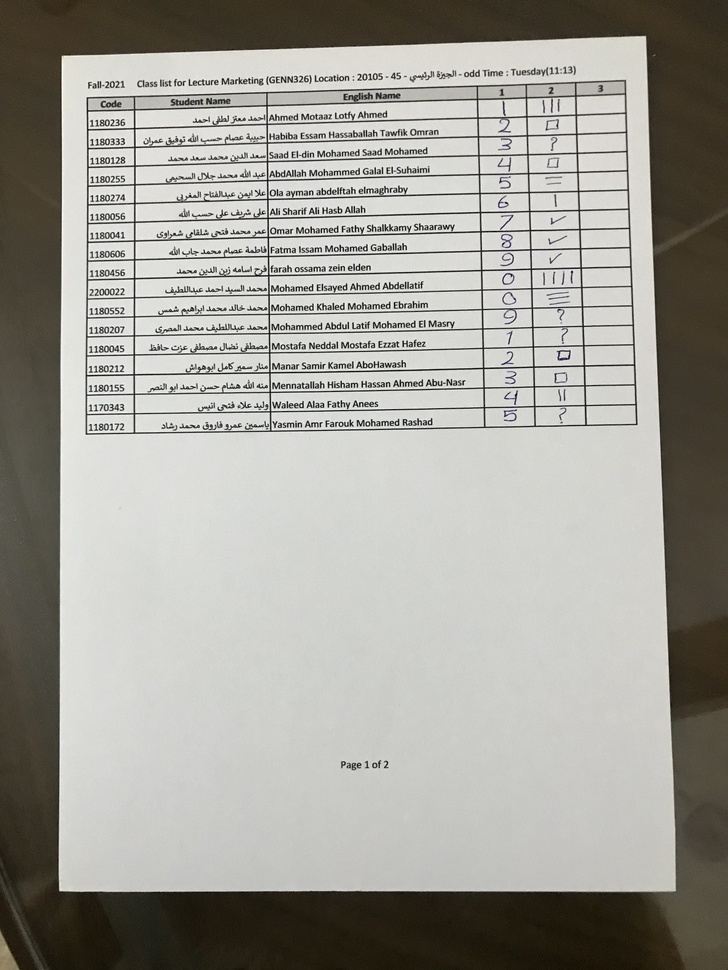
#> input picture Module1/dataSet/1.jpg, 728 x 970 px, shrunk from 3024 x 4030 before the run, found by its file name
$ jupyter execute --allow-errors Module1.ipynb   (shell and % lines are left out)
#> lines starting #> are read from the running program, lines starting #| are printed output that depends on the picture; after the words box and inside, x2 and y2 are one past the last pixel; in counts of white or black regions, pixels touching at a corner belong together
#> further down, img is the input picture: shape (970, 728, 3); mean B, G, R 152.7, 159.6, 161.2
[cell 1]
# !pip uninstall opencv-python
# !pip install xlwt

# !pip install opencv-python
# !pip install pytesseract
# !conda install pandas
# !pip install easyocr
# !pip install pytesseract

[cell 2]
from commonfunctions import *
import pytesseract
import utlis
import cv2
import numpy as np
import pandas as pd
import matplotlib.pyplot as plt
import os
try:
    from PIL import Image
except ImportError:
    import Image

pytesseract.pytesseract.tesseract_cmd = r"C:\Users\ahmed\AppData\Local\Programs\Tesseract-OCR\tesseract.exe"

[cell 3]
# Functions [show, scann]

def _imshow(img):
    cv2.imshow('image', img)
    plt.show()
    # specify a wait key from keyboard
    k = cv2.waitKey(0) & 0xFF
#> (key Esc is pressed here)

    if k == 27: #esc in keyboard
        cv2.destroyAllWindows() #close the window

    elif k == ord('s'): #if order is s save the image
        cv2.imwrite('Test.png', img) #write image in your pc
        cv2.destroyAllWindows() # close the window

def _scannar(img):
    heightImg = img.shape[1]
    widthImg  = img.shape[0]
    imgBlank = np.zeros((heightImg,widthImg, 3), np.uint8) # CREATE A BLANK IMAGE FOR TESTING DEBUGING IF REQUIRED
    # imgGray = cv2.cvtColor(img, cv2.COLOR_RGB2GRAY) # CONVERT IMAGE TO GRAY SCALE
    imgBlur = cv2.GaussianBlur(img, (3, 3), 1) # ADD GAUSSIAN BLUR
    imgBlur = img

    imgsobel = sobel(imgBlur)
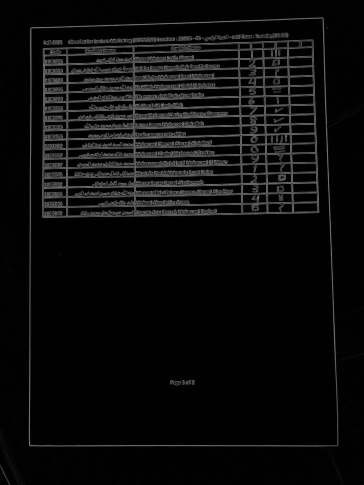
#> imgsobel: shape (970, 728) float64 (shown at 1/2 size); min 0, max 0.645, mean 0.0495
    imgThreshold = cv2.Canny(imgBlur,100,150) # APPLY CANNY BLUR
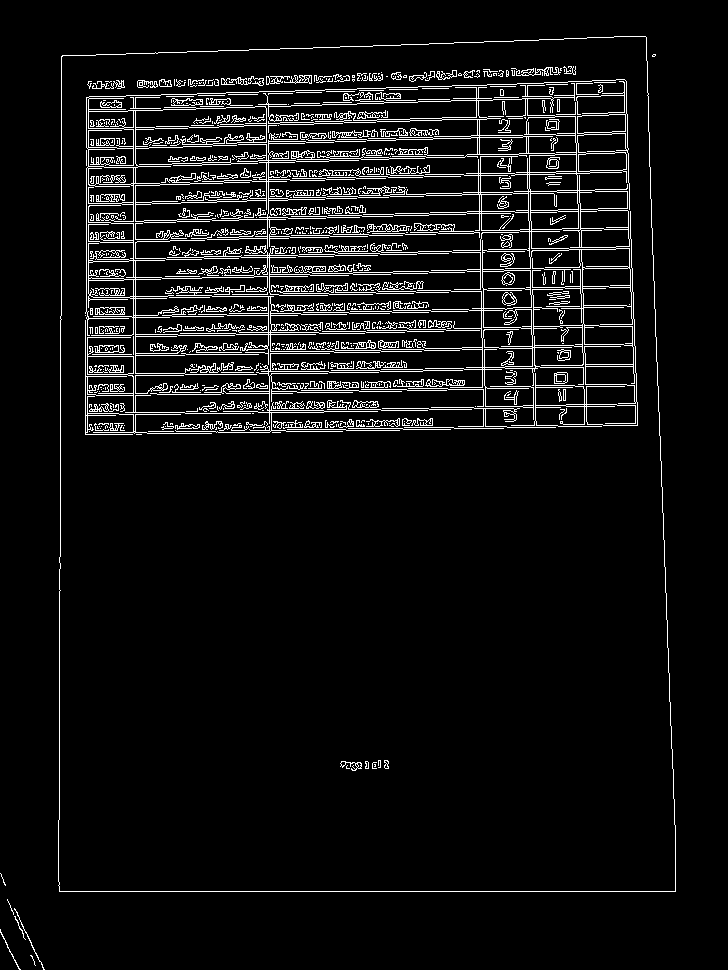
#> imgThreshold: shape (970, 728); 6.5% white in thin lines or dots, all inside (x1, y1, x2, y2) = (0, 36, 676, 970)
    kernel = np.ones((3, 3))
    imgDial = cv2.dilate(imgThreshold, kernel, iterations=2) # APPLY DILATION
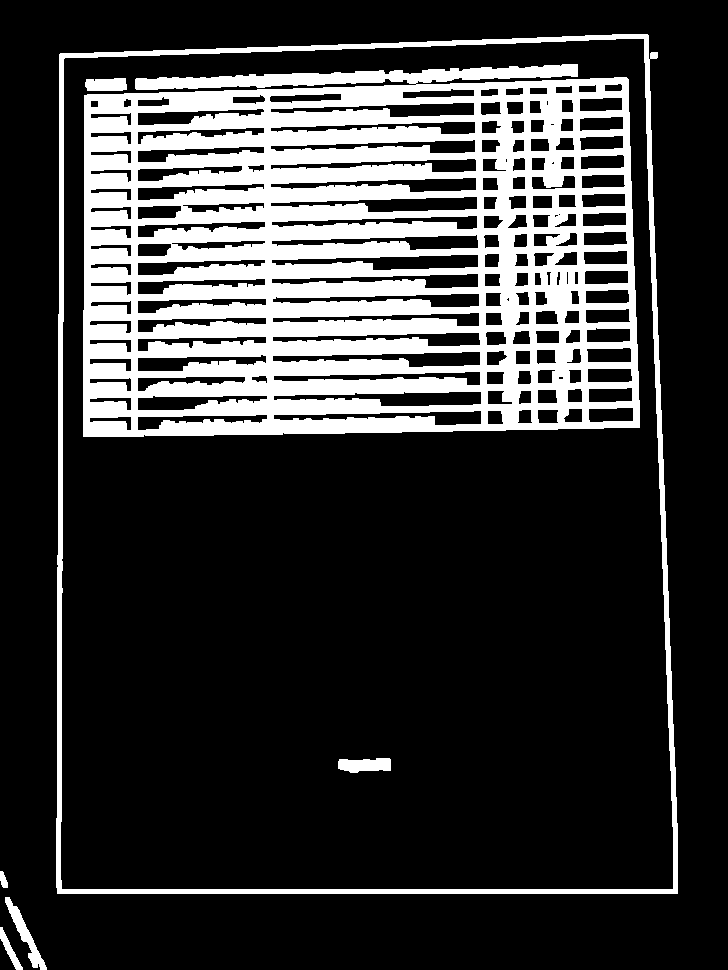
#> imgDial: shape (970, 728); 21.5% white; 7 white regions, largest, box (x1, y1, x2, y2) and area: (83, 64, 640, 437) 135170, (56, 34, 678, 894) 14748, (5, 897, 47, 970) 731
    imgThreshold = cv2.erode(imgDial, kernel, iterations=1)  # APPLY EROSION
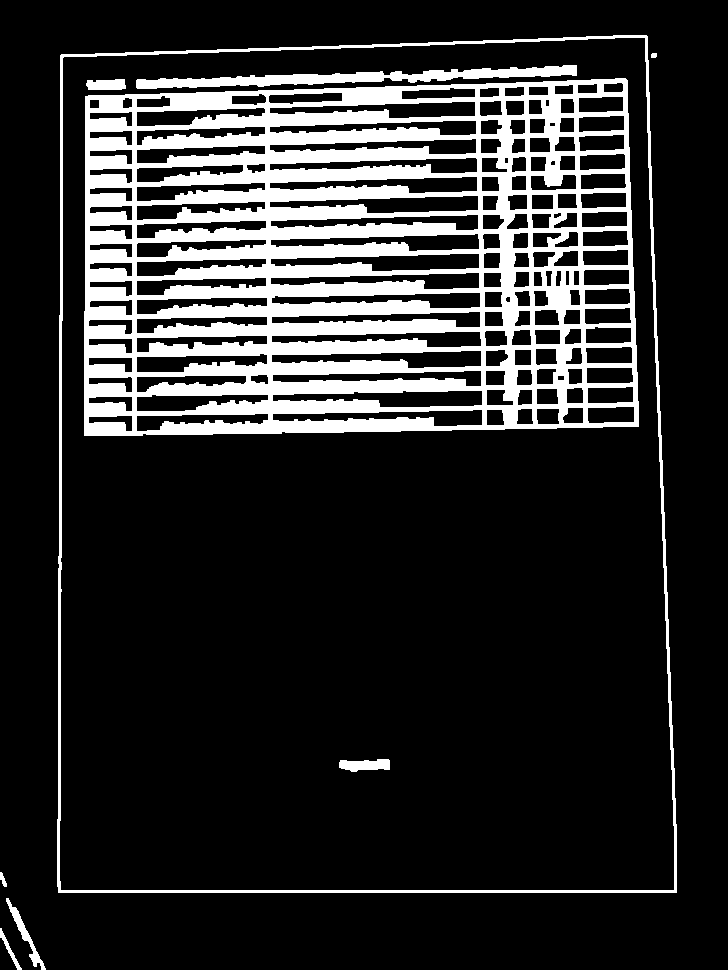
#> imgThreshold: shape (970, 728); 17% white; 9 white regions


    ## FIND ALL COUNTOURS
    imgContours = img.copy() # COPY IMAGE FOR DISPLAY PURPOSES
    imgBigContour = img.copy() # COPY IMAGE FOR DISPLAY PURPOSES
    contours, hierarchy = cv2.findContours(imgThreshold, cv2.RETR_EXTERNAL, cv2.CHAIN_APPROX_SIMPLE) # FIND ALL CONTOURS
#> contours = 5 contours, 1 with area under 20; largest, box (x1, y1, x2, y2) and area: (57, 35, 677, 893) 510863, (6, 898, 46, 970) 408, (0, 928, 22, 970) 132, (0, 872, 7, 887) 39
    cv2.drawContours(imgContours, contours, -1, (0, 255, 0), 10) # DRAW ALL DETECTED CONTOURS
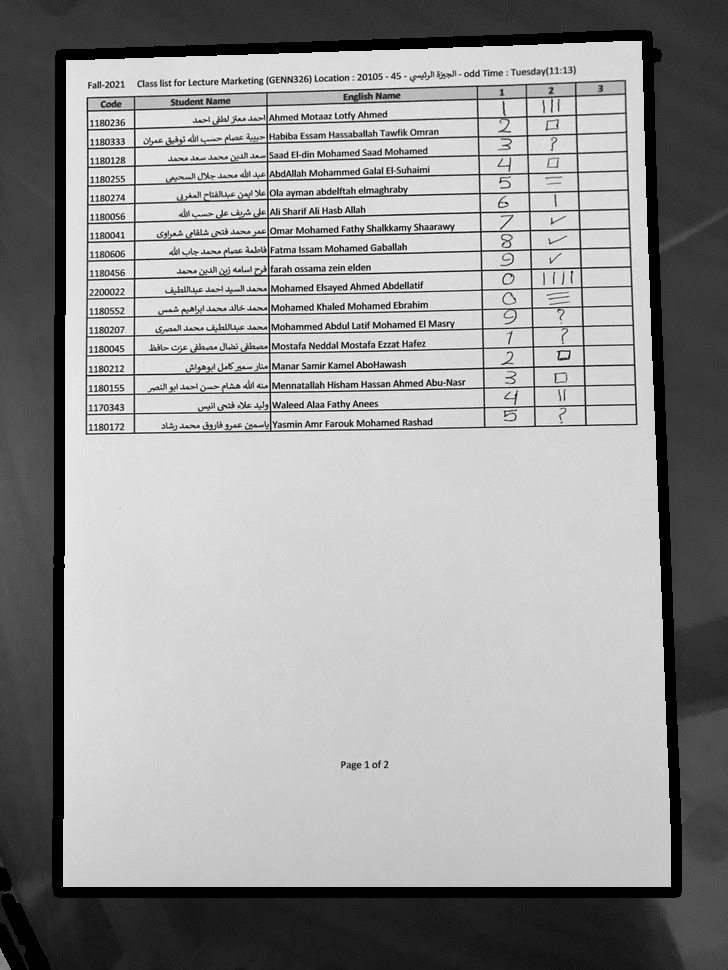
#> imgContours: shape (970, 728); min 0, max 255, mean 153.8
    imgThreshold = cv2.cvtColor(imgThreshold,cv2.COLOR_BAYER_BG2BGR)
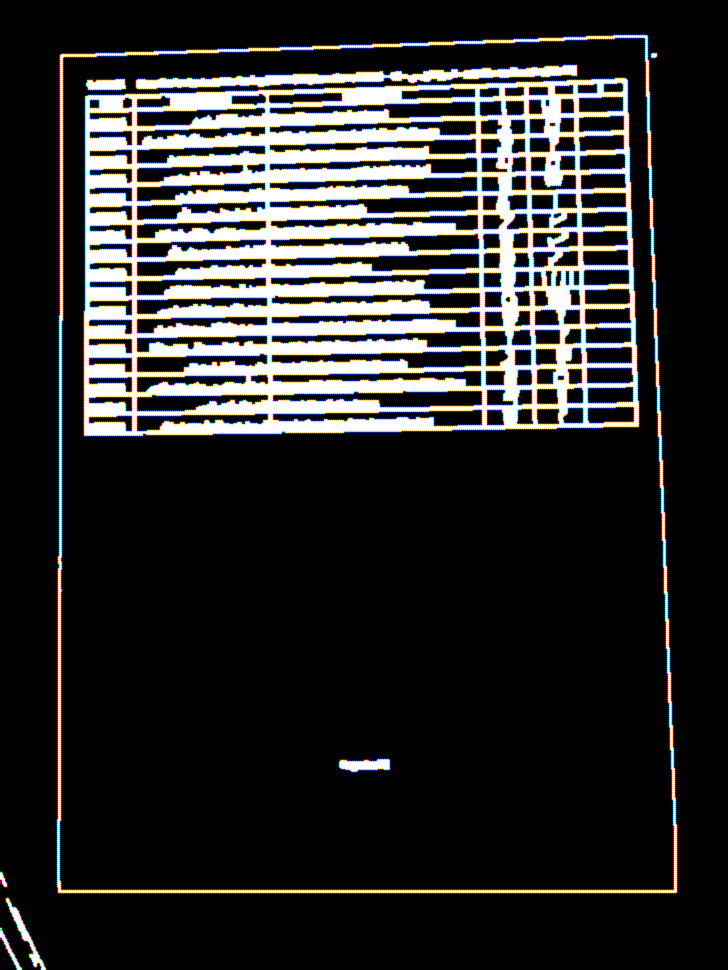
#> imgThreshold: shape (970, 728, 3); mean B, G, R 43.1, 43.4, 43.8


    # FIND THE BIGGEST COUNTOUR
    biggest, maxArea = utlis.biggestContour(contours) # FIND THE BIGGEST CONTOUR

    if biggest.size != 0:
        biggest=utlis.reorder(biggest)
        cv2.drawContours(imgBigContour, biggest, -1, (0, 255, 0), 20) # DRAW THE BIGGEST CONTOUR
        imgBigContour = utlis.drawRectangle(imgBigContour,biggest,2)
        pts1 = np.float32(biggest) # PREPARE POINTS FOR WARP
        pts2 = np.float32([[0, 0],[widthImg, 0], [0, heightImg],[widthImg, heightImg]]) # PREPARE POINTS FOR WARP
        matrix = cv2.getPerspectiveTransform(pts1, pts2)
        imgWarpColored = cv2.warpPerspective(img, matrix, (widthImg, heightImg))

        #REMOVE 20 PIXELS FORM EACH SIDE
        imgWarpColored=imgWarpColored[20:imgWarpColored.shape[0] - 20, 20:imgWarpColored.shape[1] - 20]

        # APPLY ADAPTIVE THRESHOLD
        # imgAdaptiveThre= cv2.adaptiveThreshold(imgWarpColored, 255, 1, 1, 7, 2)
        # imgAdaptiveThre = cv2.bitwise_not(imgAdaptiveThre)
        imgAdaptiveThre=cv2.medianBlur(imgWarpColored,3)

    thres = 160
    img_bin = np.copy(imgAdaptiveThre)
    img_bin[imgAdaptiveThre < thres] = 0
    img_bin[imgAdaptiveThre >= thres] = 255
    img = img_bin
    # _imshow(img)
    show_images([img_bin])
    return img

[cell 4]
# Read img wit GRAY scale
file = r"dataSet\1.jpg"
img = cv2.imread(file) # 0 for gray scale , 1 for color , -1 for alpha channel
img_gray = cv2.cvtColor(img, cv2.COLOR_BGR2GRAY)
_imshow(img_gray)
# cv2.imshow('image', img)
# plt.show()
# # specify a wait key from keyboard
# k = cv2.waitKey(0) & 0xFF

# if k == 27: #esc in keyboard
#     cv2.destroyAllWindows() #close the window

# elif k == ord('s'): #if order is s save the image
#     cv2.imwrite('Test.png', img) #write image in your pc
#     cv2.destroyAllWindows() # close the window

$ run again, with Module1/dataSet/10.jpg copied over Module1/dataSet/1.jpg
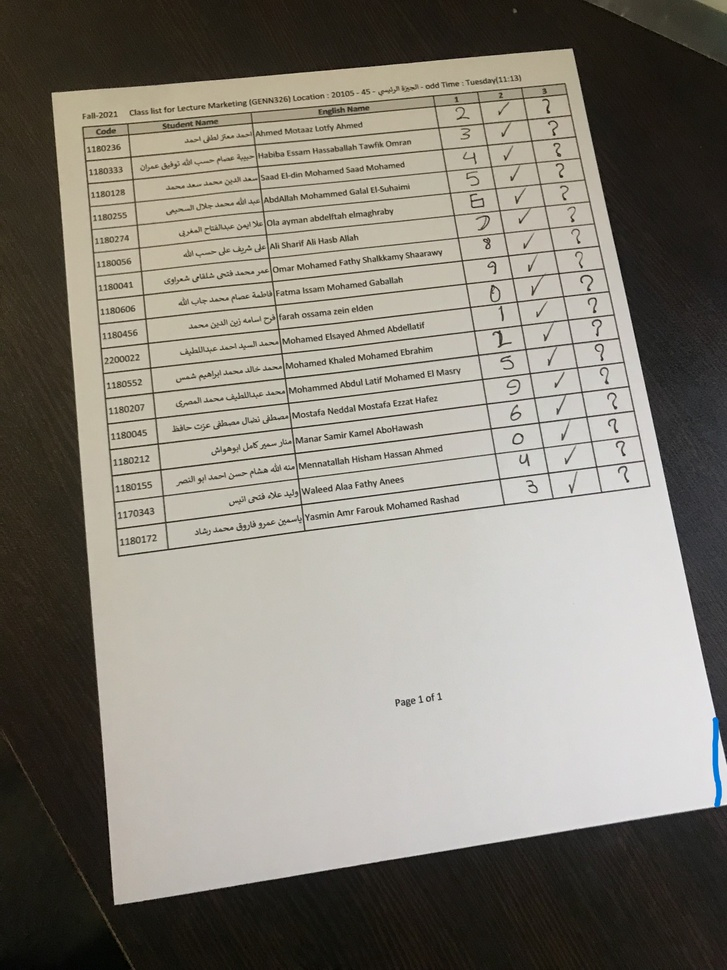
#> input picture Module1/dataSet/10.jpg, 727 x 970 px, shrunk from 3024 x 4032 before the run, found by its file name
#> img is the input picture: shape (970, 727, 3); mean B, G, R 121.9, 131.2, 135.5
#> imgDial: shape (970, 727); 24.2% white; 8 white regions, largest, box (x1, y1, x2, y2) and area: (79, 72, 653, 560) 150506, (49, 46, 727, 908) 15547, (2, 730, 138, 970) 2330
#> in _scannar, `imgThreshold = cv2.erode(imgDial, kernel, iterations=1)`:
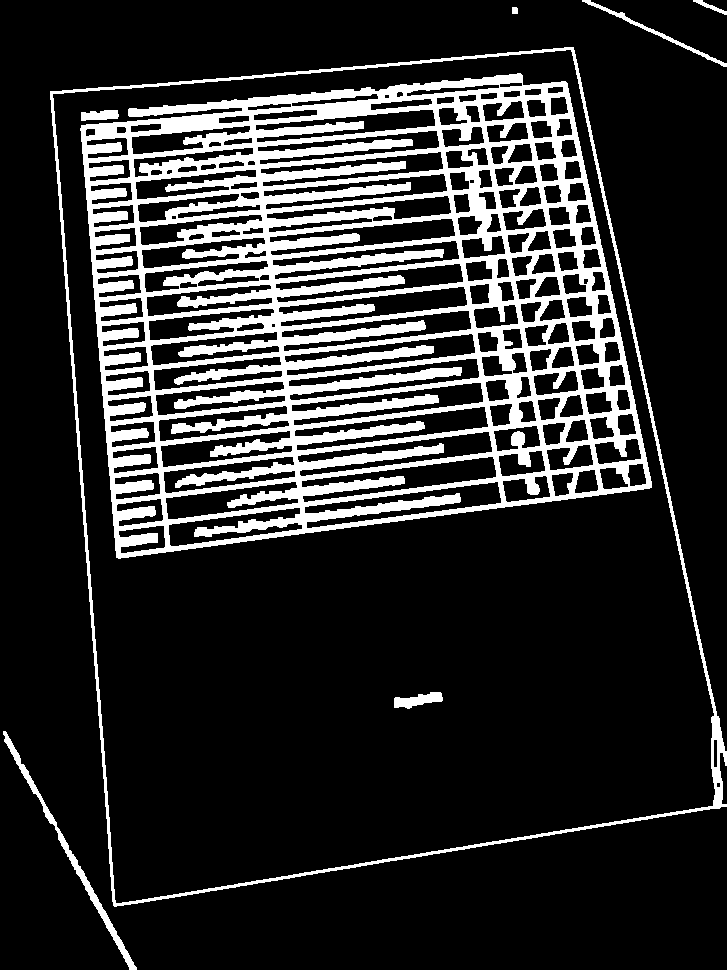
#> imgThreshold: shape (970, 727); 17.8% white; 8 white regions
#> contours = 5 contours; box (x1, y1, x2, y2) and area: (50, 47, 727, 907) 457574, (3, 731, 137, 970) 1339, (582, 0, 727, 67) 462, (693, 0, 727, 15) 98, (512, 7, 518, 14) 30
#> imgContours: shape (970, 727); min 0, max 236, mean 126.9
#> in _scannar, `imgThreshold = cv2.cvtColor(imgThreshold,cv2.COLOR_BAYER_BG2BGR)`:
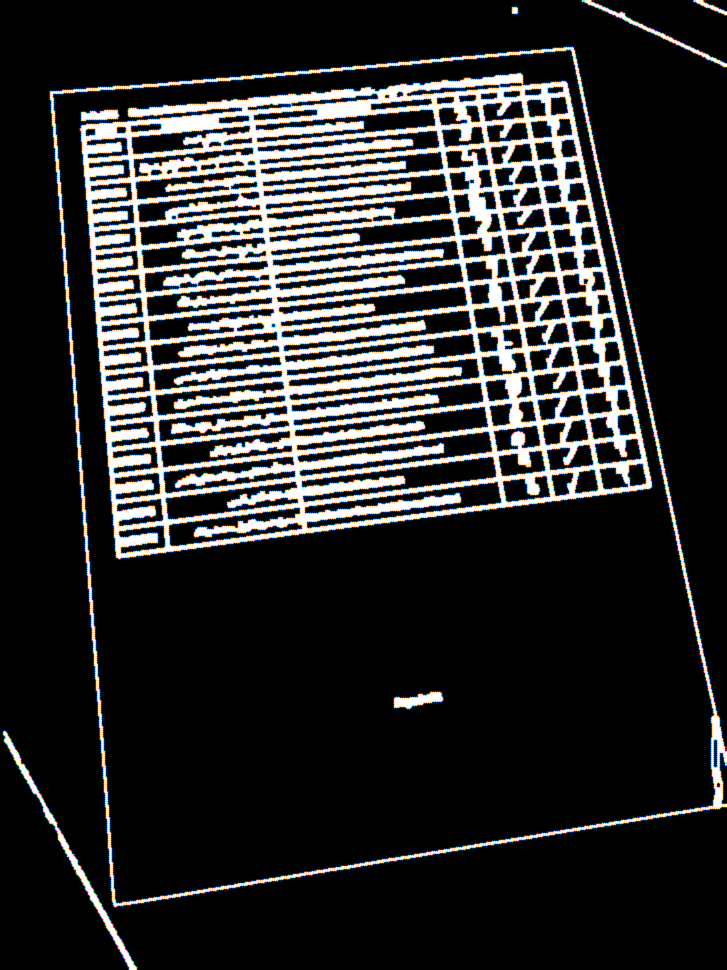
#> imgThreshold: shape (970, 727, 3); mean B, G, R 45.5, 45.4, 45.4

$ run again, with Module1/dataSet/11.jpg copied over Module1/dataSet/1.jpg
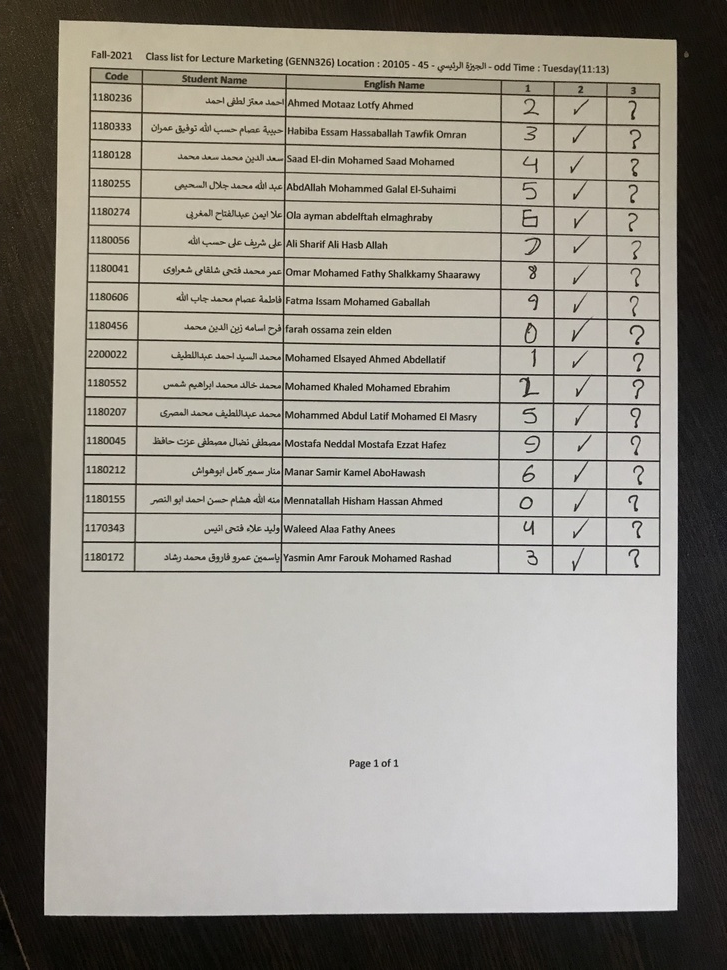
#> input picture Module1/dataSet/11.jpg, 727 x 970 px, shrunk from 3024 x 4032 before the run, found by its file name
#> img is the input picture: shape (970, 727, 3); mean B, G, R 138.7, 147.1, 150.9
#> imgDial: shape (970, 727); 27.2% white; 15 white regions (1 under 20 px), largest, box (x1, y1, x2, y2) and area: (79, 50, 663, 578) 173526, (42, 18, 680, 919) 15339, (0, 885, 32, 970) 718
#> in _scannar, `imgThreshold = cv2.erode(imgDial, kernel, iterations=1)`:
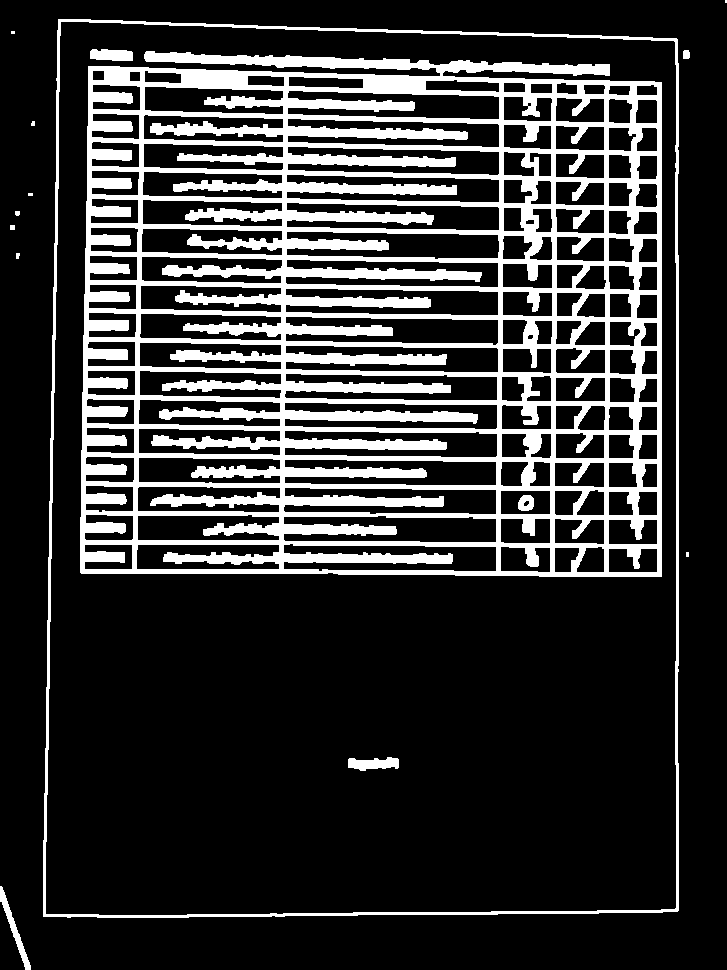
#> imgThreshold: shape (970, 727); 20.3% white; 15 white regions (5 under 20 px)
#> contours = 11 contours, 8 with area under 20; largest, box (x1, y1, x2, y2) and area: (43, 19, 679, 918) 556109, (0, 886, 31, 970) 422, (683, 50, 690, 59) 46
#> imgContours: shape (970, 727); min 0, max 237, mean 142.7
#> in _scannar, `imgThreshold = cv2.cvtColor(imgThreshold,cv2.COLOR_BAYER_BG2BGR)`:
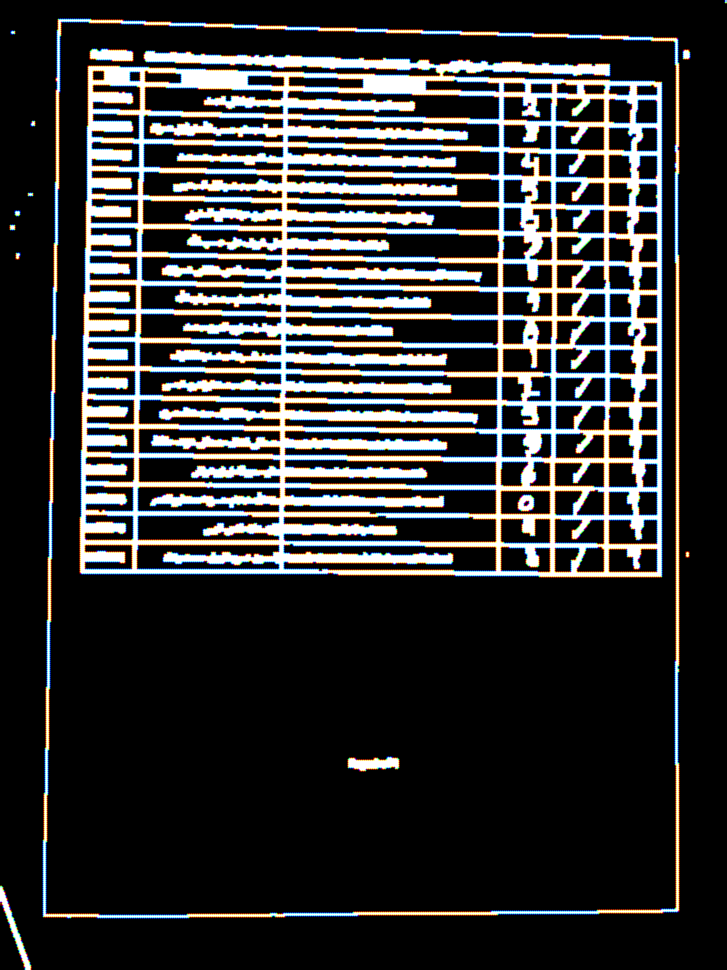
#> imgThreshold: shape (970, 727, 3); mean B, G, R 51.7, 51.7, 51.7
